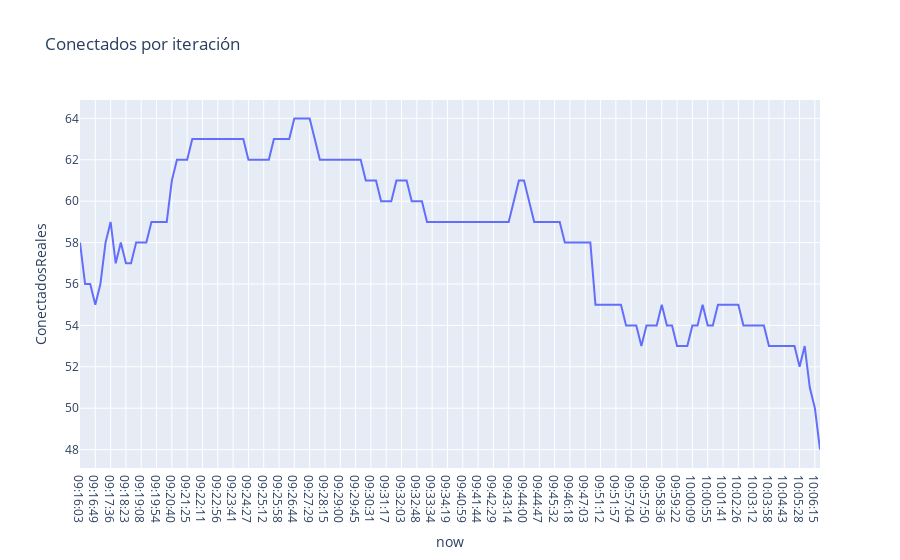

The notebook cell this image was saved under:
### Code cell
fig = px.line(Ordenada, x="now", y="ConectadosReales", title='Conectados por iteración',hover_name="now", hover_data=["Salida", "Entrada"])
fig.show()

### Figure 1 — Plotly figure (JSON) as saved in the notebook; plotly's stock layout.template omitted (floating-point values rounded to 4 significant figures; data arrays with more than 128 entries replaced by an {"elided": "..."} marker saying what was removed)
{"data": [{"customdata": {"elided": "146x2 str values"}, "hovertemplate": "<b>%{hovertext}</b><br><br>now=%{x}<br>ConectadosReales=%{y}<br>Salida=%{customdata[0]}<br>Entrada=%{customdata[1]}<extra></extra>", "hovertext": {"elided": "146 str values"}, "legendgroup": "", "line": {"color": "#636efa", "dash": "solid"}, "mode": "lines", "name": "", "orientation": "v", "showlegend": false, "type": "scatter", "x": {"elided": "146 str values"}, "xaxis": "x", "y": {"elided": "146 int values"}, "yaxis": "y"}], "layout": {"legend": {"tracegroupgap": 0}, "title": {"text": "Conectados por iteración"}, "xaxis": {"anchor": "y", "domain": [0, 1], "title": {"text": "now"}}, "yaxis": {"anchor": "x", "domain": [0, 1], "title": {"text": "ConectadosReales"}}}}
